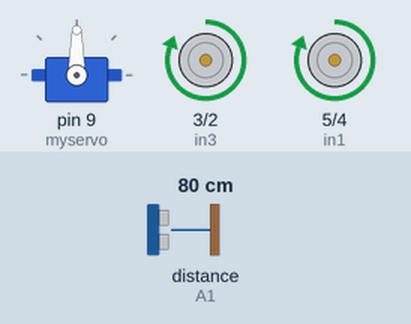
The sketch below on a simulated Arduino Uno, built with avr-gcc and run on an emulated ATmega328P. Parts: servo, motor-driver pin pairs drawn as motors (green arrow = first pin HIGH = forward, orange = second pin HIGH = backward, longer = more drive). Wiring (inferred from the names in the program): ultrasonic range finder: trigger A0; echo A1. Inputs (shaded band) come from the test bench; at power-on: distance to the obstacle (sensor on A1) 80 cm. The echo pulse lasts 58.3 µs per cm.

Above: at 1.8 s.
1.9 s: distance to the obstacle (sensor on A1) set to 24 cm
3.4 s: distance to the obstacle (sensor on A1) set to 19 cm
At 5.2 s:
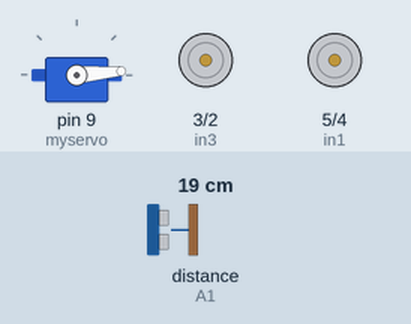
At 6.3 s:
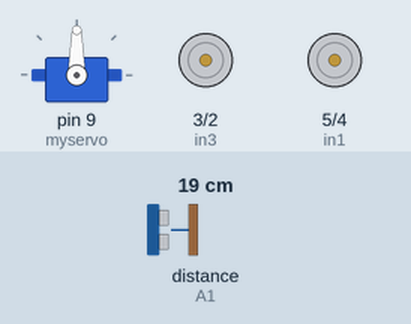
6.5 s: distance to the obstacle (sensor on A1) set to 2 cm
9.6 s: distance to the obstacle (sensor on A1) set to 35 cm
At 10.7 s:
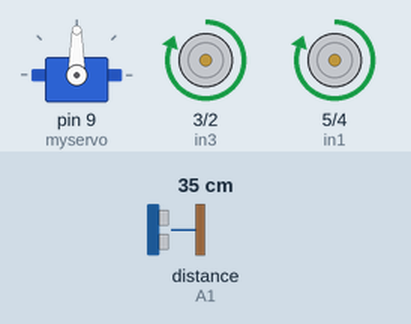
Timing chart, 0 to 12.4 s (numbered marks = the images above; inputs shaded):
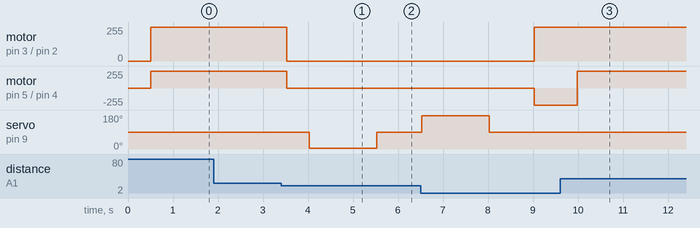

The sketch:

bizhang.ino
```cpp
#include <Servo.h>

//#define send

Servo myservo;
int Echo = A1;  // Echo回声脚(P2.0)
int Trig =A0;  //  Trig 触发脚(P2.1)
int in1 = 5;
int in2 = 4;
int in3 = 3;
int in4 = 2;

int rightDistance = 0,leftDistance = 0,middleDistance = 0 ;

void forward()
{
 digitalWrite(in1,HIGH);
 digitalWrite(in2,LOW);
 digitalWrite(in3,HIGH);
 digitalWrite(in4,LOW);
}

void back()
{
 digitalWrite(in1,LOW);
 digitalWrite(in2,HIGH);
 digitalWrite(in3,LOW);
 digitalWrite(in4,HIGH);
}

void turnleft()
{
 digitalWrite(in1,HIGH);
 digitalWrite(in2,LOW);
 digitalWrite(in3,LOW);
 digitalWrite(in4,HIGH);
}

void turnright()
{
 digitalWrite(in1,LOW);
 digitalWrite(in2,HIGH);
 digitalWrite(in3,HIGH);
 digitalWrite(in4,LOW);
}
void stop()
{
 digitalWrite(in1,LOW);
 digitalWrite(in2,LOW);
 digitalWrite(in3,LOW);
 digitalWrite(in4,LOW);
}

int Distance_test()   // 量出前方距离
{
  digitalWrite(Trig, LOW);   // 给触发脚低电平2μs
  delayMicroseconds(2);
  digitalWrite(Trig, HIGH);  // 给触发脚高电平10μs，这里至少是10μs
  delayMicroseconds(20);
  digitalWrite(Trig, LOW);    // 持续给触发脚低电
  float Fdistance = pulseIn(Echo, HIGH);  // 读取高电平时间(单位：微秒)
  Fdistance= Fdistance/58;       //为什么除以58等于厘米，  Y米=（X秒*344）/2
  // X秒=（ 2*Y米）/344 ==》X秒=0.0058*Y米 ==》厘米=微秒/58
  return (int)Fdistance;
}

void setup()
{
  myservo.attach(9);
  Serial.begin(9600);     // 初始化串口
  pinMode(Echo, INPUT);    // 定义超声波输入脚
  pinMode(Trig, OUTPUT);   // 定义超声波输出脚
  pinMode(in1,OUTPUT);
  pinMode(in2,OUTPUT);
  pinMode(in3,OUTPUT);
  pinMode(in4,OUTPUT);

  stop();
}

void loop()
{
    myservo.write(90);
    delay(500);
    middleDistance = Distance_test();
    #ifdef send
    Serial.print("middleDistance=");
    Serial.println(middleDistance);
    #endif

    if(middleDistance<=20)
    {
      stop();
      delay(500);
      myservo.write(5);
      delay(1000);
      rightDistance = Distance_test();

      #ifdef send
      Serial.print("rightDistance=");
      Serial.println(rightDistance);
      #endif

      delay(500);
       myservo.write(90);
      delay(1000);
      myservo.write(175);
      delay(1000);
      leftDistance = Distance_test();

      #ifdef send
      Serial.print("leftDistance=");
      Serial.println(leftDistance);
      #endif

      delay(500);
      myservo.write(90);
      delay(1000);
      if(rightDistance>leftDistance)
      {
        turnright();
        delay(450);
       }
       else if(rightDistance<leftDistance)
       {
        turnleft();
        delay(450);
       }
       else
       {
        forward();
       }
    }
    else
      forward();
}
```

Measured:
- the behaviour switches between 22 and 21 cm on distance to the obstacle (sensor on A1) (found by bisection; images 0 and 1)
- after the input at 1.9 s, every drawn part: stays the same
- after the input at 3.4 s, motor on pin 3 (in3) / pin 2 (in4), motor on pin 5 (in1) / pin 4 (in2): forward 255/255 → stopped after 0.12 s; servo on pin 9 (myservo): 90° → 5° after 0.62 s, → 90° 1.5 s later
- after the input at 9.6 s, motor on pin 3 (in3) / pin 2 (in4): stays forward 255/255 (without the input it goes to stopped after 0.38 s); motor on pin 5 (in1) / pin 4 (in2): backward 255/255 → forward 255/255 after 0.38 s; servo on pin 9 (myservo): stays 90° (without the input it goes to 5° after 0.88 s)
